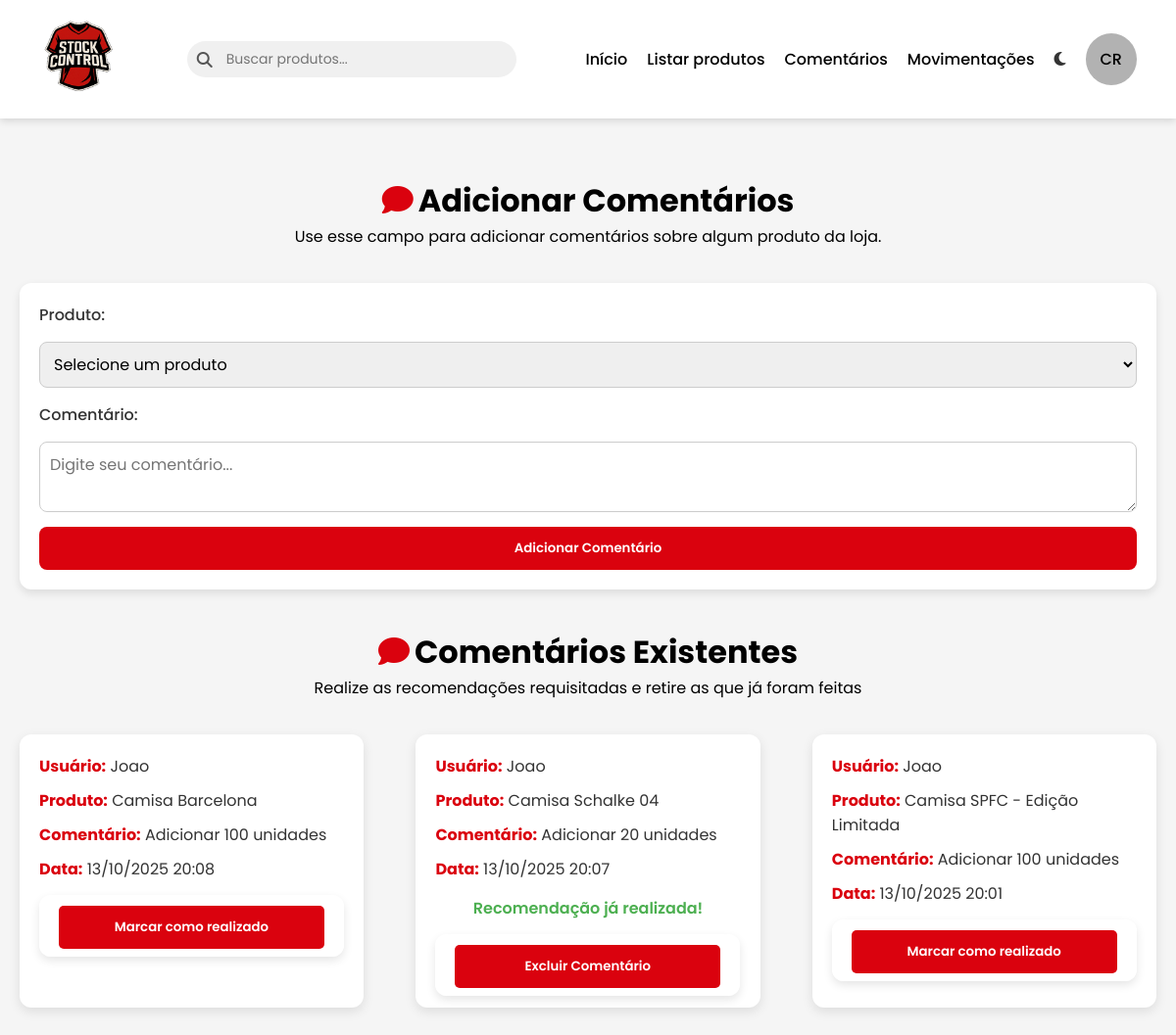
Screenshot of /php/comentarios.php (signed in) with the database file from the repository.
### tables this page shows
CREATE TABLE `comentarios` (
  `id_comentario` int(11) NOT NULL,
  `id_produto` int(11) NOT NULL,
  `id_usuario` int(11) NOT NULL,
  `conteudo_comentario` text NOT NULL,
  `data_comentario` datetime DEFAULT current_timestamp(),
  `realizado_comentario` tinyint(1) DEFAULT 0
);

CREATE TABLE `usuarios` (
  `id_usuario` int(11) NOT NULL,
  `nome_usuario` varchar(100) NOT NULL,
  `email_usuario` varchar(100) NOT NULL,
  `senha_usuario` varchar(255) NOT NULL,
  `tipo_usuario` enum('Administrador','Funcionario') NOT NULL
);

CREATE TABLE `produtos` (
  `id_produto` int(11) NOT NULL,
  `nome_produto` varchar(255) NOT NULL,
  `descricao_produto` varchar(255) NOT NULL,
  `quantidade_produto` int(11) NOT NULL,
  `preco_produto` float NOT NULL,
  `status_produto` enum('Ativo','Inativo') NOT NULL,
  `imagem_produto` longblob NOT NULL,
  `data_criacao_produto` datetime NOT NULL
);

### php/comentarios.php (the view, shortened to what this page needs)
<?php
include 'nav.php';
include 'conexao.php';
$sql = "SELECT c.id_comentario, c.id_produto, c.conteudo_comentario, c.data_comentario, c.realizado_comentario, u.nome_usuario, p.nome_produto
        FROM comentarios c
        JOIN usuarios u ON c.id_usuario = u.id_usuario
        JOIN produtos p ON c.id_produto = p.id_produto
        ORDER BY c.data_comentario DESC";
$result = $conexao->query($sql);
?>
<!DOCTYPE html>
<html lang="pt-br">
<head>
    <link rel="stylesheet" href="../css/comentarios.css">
</head>
<body>
<main>
    <div id="titulo">
        <h1><i class="fas fa-comment"></i>Adicionar Comentários</h1>
        <p>Use esse campo para adicionar comentários sobre algum produto da loja.</p>
    </div>
    <form method="POST">
        <label for="id_produto">Produto:</label>
        <select name="id_produto" required>
            <option value="">Selecione um produto</option>
        </select>
        <label for="conteudo">Comentário:</label>
        <textarea name="conteudo" placeholder="Digite seu comentário..." required></textarea>
        <button type="submit" name="novo_comentario">Adicionar Comentário</button>
    </form>
    <div id="titulo">
        <h1><i class="fas fa-comment"></i>Comentários Existentes</h1>
        <p>Realize as recomendações requisitadas e retire as que já foram feitas</p>
    </div>
    <div id="comentarios-container">
    <?php if ($result->num_rows > 0): ?>
        <?php while ($row = $result->fetch_assoc()): ?>
            <div class="comentario">
                <p><strong>Usuário:</strong> <?= htmlspecialchars($row['nome_usuario']) ?></p>
                <p><strong>Produto:</strong> <?= htmlspecialchars($row['nome_produto']) ?></p>
                <p><strong>Comentário:</strong> <?= nl2br(htmlspecialchars($row['conteudo_comentario'])) ?></p>
                <p><strong>Data:</strong> <?= date('d/m/Y H:i', strtotime($row['data_comentario'])) ?></p>
                <?php if (!$row['realizado_comentario']): ?>
                    <form method="GET" style="display:inline;" class="form-realizado">
                        <button type="button" class="btn-realizado" data-comentario="<?= $row['id_comentario'] ?>">Marcar como realizado</button>
                    </form>
                <?php else: ?>
                    <p class="realizado">Recomendação já realizada!</p>
                    <form method="POST" style="display:inline;" class="form-excluir">
                        <button type="button" class="btn-excluir" data-comentario="<?= $row['id_comentario'] ?>">Excluir Comentário</button>
                    </form>
                <?php endif; ?>
            </div>
        <?php endwhile; ?>
    <?php else: ?>
        <p class="sem-comentarios">Nenhum comentário encontrado.</p>
    <?php endif; ?>
    </div>
</main>
</body>
</html>

### css/comentarios.css (style rules this page uses)
* { margin: 0; padding: 0; box-sizing: border-box; font-family: 'Poppins', sans-serif; scroll-behavior: smooth; }
body { background-color: #f5f5f5; color: #333; }
main { max-width: 1200px; margin: 40px auto; padding: 20px; }
#titulo h1 { text-align: center; color: black; }
#titulo p { text-align: center; margin-bottom: 35px; color: black; }
#titulo i { color: #DA020E; margin-right: 5px; }
form { background-color: white; padding: 20px; border-radius: 12px; box-shadow: 0 4px 10px rgba(0,0,0,0.1); margin-bottom: 40px; display: flex; flex-direction: column; gap: 15px; }
form label { font-weight: 500; }
form select, form textarea { padding: 10px; border-radius: 8px; border: 1px solid #ccc; font-size: 16px; width: 100%; resize: vertical; }
form button { padding: 12px; background-color: #DA020E; color: white; font-weight: 600; border: none; border-radius: 8px; cursor: pointer; transition: 0.3s; }
#comentarios-container { display: flex; flex-wrap: wrap; gap: 20px; justify-content: space-between; }
.comentario { background-color: white; padding: 20px; border-radius: 12px; box-shadow: 0 4px 12px rgba(0,0,0,0.1); flex: 1 1 calc(32% - 20px); max-width: calc(32% - 20px); transition: transform 0.2s, box-shadow 0.2s; text-align: left; min-width: 250px; }
.comentario p { margin-bottom: 10px; }
.comentario p strong { color: #DA020E; }
button.btn-realizado { background-color: #DA020E; color: white; border: none; cursor: pointer; border-radius: 5px; margin-top: 15px; width: 87%; }
button.btn-excluir { background-color: #DA020E; color: white; border: none; cursor: pointer; border-radius: 5px; margin-top: 15px; width: 87%; }
.realizado { color: #4CAF50; font-weight: 600; margin-top: 15px; display: block; text-align: center; }

### rows the page displays
comentarios: id_usuario.nome_usuario "Joao", id_produto.nome_produto "Camisa Barcelona", conteudo_comentario "Adicionar 100 unidades", data_comentario "13/10/2025 20:08"
comentarios: id_usuario.nome_usuario "Joao", id_produto.nome_produto "Camisa Schalke 04", conteudo_comentario "Adicionar 20 unidades", data_comentario "13/10/2025 20:07"
comentarios: id_usuario.nome_usuario "Joao", id_produto.nome_produto "Camisa SPFC - Edição Limitada", conteudo_comentario "Adicionar 100 unidades", data_comentario "13/10/2025 20:01"

### other values shown
$iniciais "CR"
